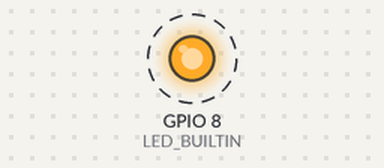
Bench run of a sketch on a simulated ESP32-C6. Parts: output pins drawn as LEDs (lit = HIGH). Dashed ring = blinking. What the sketch prints to the serial monitor is not drawn.

Above: at 1.5 s.
Timing chart, 0 to 5.6 s (numbered marks = the images above):
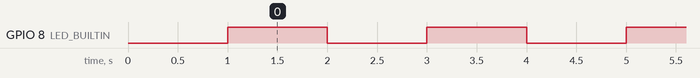

The sketch:

BlinkTest.ino
```cpp
/*
  ESP32-C6 Blink Test

  가장 기본적인 LED 점멸 코드입니다.
  LED가 깜빡이지 않더라도 시리얼 모니터(포트 속도 115200)를 통해
  "LED ON", "LED OFF" 메시지가 나온다면 업로드는 성공한 것입니다.
*/

// 대부분의 ESP32 보드는 LED_BUILTIN 상수가 정의되어 있습니다.
// 만약 정의되어 있지 않다면 ESP32-C6 DevKit의 일반적인 RGB LED 핀인 8번을 시도합니다.
// (주의: RGB LED인 경우 단순히 HIGH/LOW로 켜지지 않을 수 있으나, 신호는 전송됩니다)
#ifndef LED_BUILTIN
  #define LED_BUILTIN 8
#endif

void setup() {
  // LED 핀을 출력 모드로 설정
  pinMode(LED_BUILTIN, OUTPUT);

  // 시리얼 통신 시작 (업로드 확인용)
  Serial.begin(115200);
  delay(1000);
  Serial.println("ESP32-C6 Blink Test Start!");
  Serial.printf("Using LED Pin: %d\n", LED_BUILTIN);
}

void loop() {
  digitalWrite(LED_BUILTIN, HIGH);  // LED 켜기 (보드에 따라 LOW가 켜짐일 수 있음)
  Serial.println("LED ON");
  delay(1000);                      // 1초 대기

  digitalWrite(LED_BUILTIN, LOW);   // LED 끄기
  Serial.println("LED OFF");
  delay(1000);                      // 1초 대기
}
```

Measured:
- by itself, GPIO 8 (LED_BUILTIN): alternates HIGH for 1.0 s and LOW for 1.0 s
